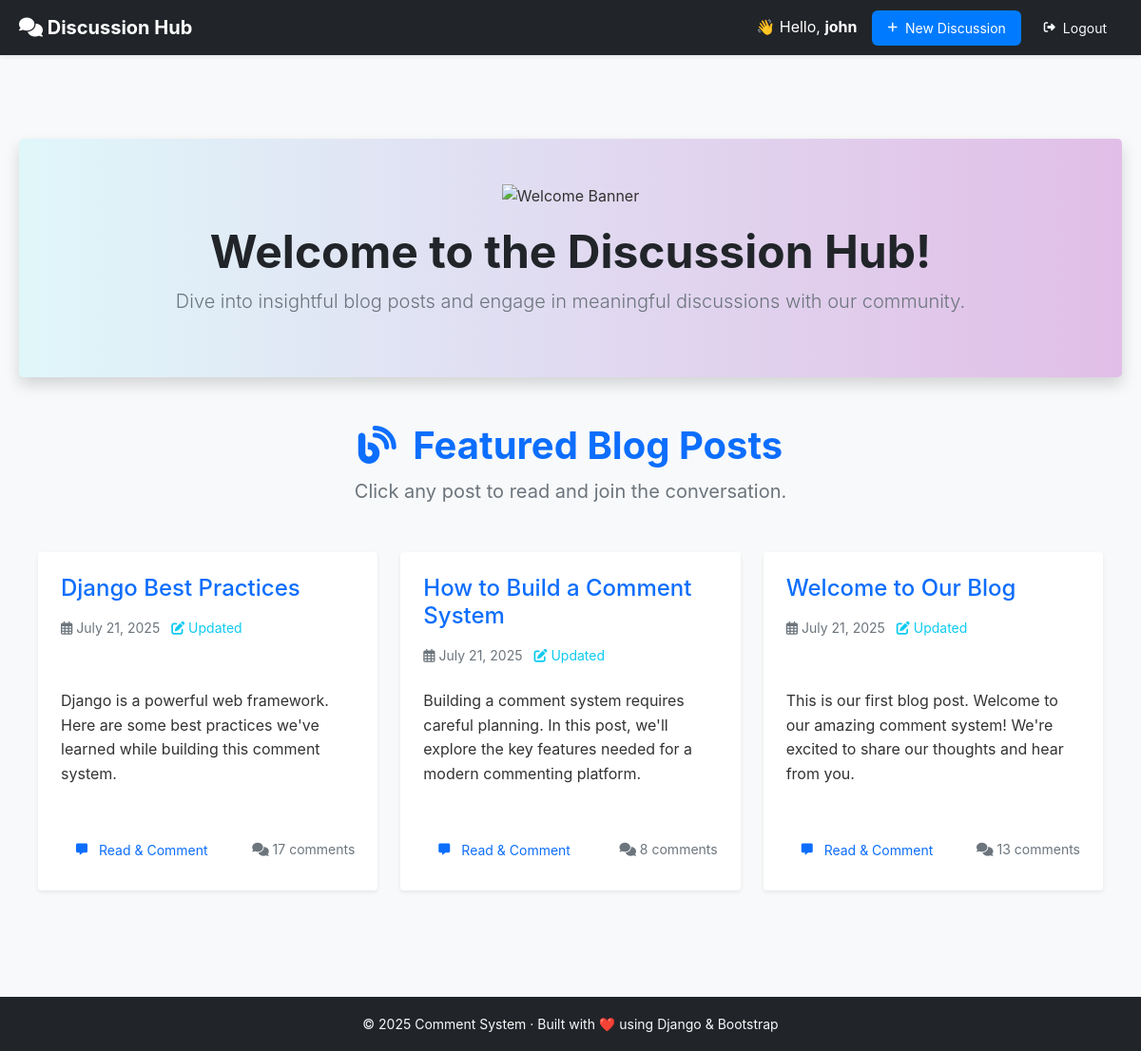
Screenshot of / (signed in) with the database file from the repository.
### comments/models.py (models this page shows, shortened)
class Page(models.Model):
    title = models.CharField(max_length=200)
    content = models.TextField()
    created_at = models.DateTimeField(auto_now_add=True)
    updated_at = models.DateTimeField(auto_now=True)
    class Meta:
        ordering = ['-created_at']

### comments/views.py (the view)
# urls.py: path('', views.homepage, name='homepage'),
def homepage(request):
    pages = Page.objects.all().order_by('-created_at')
    pages = pages.annotate(
        comment_count=Count('comments', filter=Q(comments__is_deleted=False))
    )
    return render(request, 'comments/homepage.html', {'pages': pages})

### comments/templates/comments/homepage.html (shortened to what this page needs)
{% extends 'comments/base.html' %}
{% load static %}
{% block content %}
<div class="text-center my-5 py-5 bg-light shadow rounded-3" style="background: linear-gradient(to right, #e0f7fa, #e1bee7);">
    <img src="{% static 'images/homepage_banner.png' %}"
         alt="Welcome Banner"
         class="img-fluid mb-3" style="max-width: 180px;">
    <h1 class="display-5 fw-bold text-dark">Welcome to the Discussion Hub!</h1>
    <p class="lead text-secondary px-3">Dive into insightful blog posts and engage in meaningful discussions with our community.</p>
</div>
<div class="container homepage my-5">
    <header class="text-center mb-5">
        <h2 class="fw-bold text-primary">
            <i class="fas fa-blog me-2"></i> Featured Blog Posts
        </h2>
        <p class="text-muted fs-5">Click any post to read and join the conversation.</p>
    </header>
    <div class="row g-4">
        {% if pages %}
            {% for page in pages %}
                <div class="col-md-6 col-lg-4">
                    <div class="card h-100 shadow-sm border-0 rounded-4 position-relative hover-shadow transition-all">
                        <div class="card-body d-flex flex-column p-4">
                            <h4 class="card-title mb-3 text-dark">
                                <a href="{% url 'comments:page_detail' page.id %}" class="text-decoration-none stretched-link text-primary fw-semibold">
                                    {{ page.title }}
                                </a>
                            </h4>
                            <div class="text-muted small mb-2">
                                <i class="far fa-calendar-alt me-1"></i>{{ page.created_at|date:"F d, Y" }}
                                {% if page.updated_at != page.created_at %}
                                    <span class="ms-2 text-info">
                                        <i class="fas fa-edit"></i> Updated
                                    </span>
                                {% endif %}
                            </div>
                            <p class="card-text text-muted flex-grow-1">
                                {{ page.content|truncatewords:25|linebreaks }}
                            </p>
                            <div class="d-flex justify-content-between align-items-center mt-3">
                                <a href="{% url 'comments:page_detail' page.id %}" class="btn btn-outline-primary btn-sm rounded-pill">
                                    <i class="fas fa-comment-alt me-1"></i> Read & Comment
                                </a>
                                <span class="text-muted small">
                                    <i class="fas fa-comments"></i>
                                    {{ page.comments.count }} comment{{ page.comments.count|pluralize }}
                                </span>
                            </div>
                        </div>
                    </div>
                </div>
            {% endfor %}
        {% else %}
            <div class="text-center py-5">
                <i class="fas fa-file-alt fa-3x text-muted mb-3"></i>
                <h4 class="text-dark">No blog posts yet</h4>
                <p class="text-secondary">Check back soon for more discussions!</p>
            </div>
        {% endif %}
    </div>
</div>
{% endblock %}

### comments/templates/comments/base.html (shortened to what this page needs)
{% load static %}
<!DOCTYPE html>
<html lang="en">
<head>
    <link href="https://cdn.jsdelivr.net/npm/bootstrap@5.1.3/dist/css/bootstrap.min.css" rel="stylesheet">
    <link rel="stylesheet" href="https://cdnjs.cloudflare.com/ajax/libs/font-awesome/6.5.0/css/all.min.css" />
    <link rel="stylesheet" href="{% static 'comments/style.css' %}">
</head>
<body style="background-color: #f8f9fa;">
    <nav class="navbar navbar-expand-lg navbar-dark bg-dark shadow-sm sticky-top">
        <div class="container">
            <a class="navbar-brand fw-bold" href="{% url 'comments:homepage' %}">
                <i class="fas fa-comments"></i> Discussion Hub
            </a>
            <div class="ms-auto d-flex align-items-center">
                {% if user.is_authenticated %}
                    <span class="navbar-text text-white me-3">
                        👋 Hello, <strong>{{ user.username }}</strong>
                    </span>
                    <a href="{% url 'comments:create_discussion' %}" class="btn btn-primary me-2">
                        <i class="fas fa-plus"></i> New Discussion
                    </a>
                    <form method="POST" action="{% url 'logout' %}" class="d-inline">
                        <button type="submit" class="btn btn-sm btn-outline-light">
                            <i class="fas fa-sign-out-alt"></i> Logout
                        </button>
                    </form>
                {% endif %}
            </div>
        </div>
    </nav>
    <main class="container py-3">
        {% block content %}
        {% endblock %}
    </main>
    <footer class="bg-dark text-light text-center py-3 mt-5 shadow-sm">
        <div class="container">
            <small>&copy; 2025 Comment System · Built with ❤️ using Django & Bootstrap</small>
        </div>
    </footer>
</body>
</html>

### comments/static/comments/style.css (style rules this page uses)
* { margin: 0; padding: 0; box-sizing: border-box; }
body { font-family: -apple-system, BlinkMacSystemFont, 'Segoe UI', Roboto, Oxygen, Ubuntu, Cantarell, sans-serif; line-height: 1.6; color: #333; background-color: #f5f7fa; }
.container { max-width: 1200px; margin: 0 auto; padding: 0 20px; }
.homepage h2 { color: #1a1a1a; font-size: 2.5rem; margin-bottom: 0.5rem; }
.btn { padding: 0.5rem 1rem; border: none; border-radius: 6px; font-size: 0.875rem; cursor: pointer; transition: all 0.2s ease; display: inline-flex; align-items: center; gap: 0.5rem; text-decoration: none; }
.btn-primary { background: #007bff; color: white; }
.btn i { font-size: 0.75rem; }

### comments/templates/comments/homepage.html (style rules this page uses)
.transition-all { transition: all 0.3s ease-in-out; }

### rows the page displays
Page: title "Django Best Practices", created_at "July 21, 2025", shows "Updated", content "Django is a powerful web framework. Here are some best practices we've learned while building this comment system.", comments.count "17"
Page: title "How to Build a Comment System", created_at "July 21, 2025", shows "Updated", content "Building a comment system requires careful planning. In this post, we'll explore the key features needed for a modern commenting platform.", comments.count "8"
Page: title "Welcome to Our Blog", created_at "July 21, 2025", shows "Updated", content "This is our first blog post. Welcome to our amazing comment system! We're excited to share our thoughts and hear from you.", comments.count "13"

### other values shown
{{ user.username }} "john"
